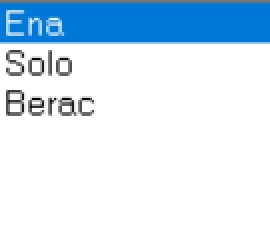
#> input picture vision/SICILJASTI_TAROKIST/testocr.png, 135 x 120 px (shown 2 times larger)
$ python ocr.py   (older library calls are emulated)
#> lines starting #> are read from the running program, lines starting #| are printed output that depends on the picture; after the words box and inside, x2 and y2 are one past the last pixel; in counts of white or black regions, pixels touching at a corner belong together
import pytesseract
import cv2
import numpy as np
import copy

def normalize(image):
    # Making sure, that there will be no division by 0
    image[image[:, :, :] == 0] = 1

    # Convert everything to float because we had an overflow issue and also if the type is int the division
    # we do later on is whole number division and so every result was 0
    image = np.array(image, np.float)

    # Store the individual color channels
    b = image[:, :, 0]
    g = image[:, :, 1]
    r = image[:, :, 2]

    # Add them together
    vsota = b + g + r

    # Normalize
    nb = np.divide(b, vsota)
    ng = np.divide(g, vsota)
    nr = np.divide(r, vsota)

    # Set up an empty matrix
    normalized = np.zeros((image.shape), np.float)

    # Store the values in the empty matrix
    normalized[:, :, 0] = np.multiply(nb, 255.0)
    normalized[:, :, 1] = np.multiply(ng, 255.0)
    normalized[:, :, 2] = np.multiply(nr, 255.0)

    # Return the matrix
    return np.array(normalized, np.uint8)


"""for i in range(h):
    for j in range(w):

        if (image[i][j] == np.array([120, 120, 120])).all():
            image[i][j] = np.array([255, 255, 255])

        #[215, 120, 0]
        if (image[i][j] == np.array([215, 120, 0])).all():
            image[i][j] = np.array([255, 255, 255])

        if (image[i][j] != np.array([255, 255, 255])).all():
            print(image[i][j])"""

#image = cv2.circle(image, (50, 21), 3, (0, 0, 0), 3)

def get_text(image):

    #add white line
    image[18:22,:] = np.array([255,255,255])

    #seperate the first one
    x = image[0:18,:]

    #remove the blue
    h,w,_ = x.shape
    for i in range(h):
        for j in range(w):
            if tuple(x[i][j]) == (215, 120, 0):
                x[i][j] = np.array([0,0,0])

    #convert to grayscale
    gray = cv2.cvtColor(x, cv2.COLOR_BGR2GRAY)


    #invert the colors white -> black and vice versa
    gray[gray == 0] = 1
    h,w = gray.shape
    for i in range(h):
        for j in range(w):
            if gray[i][j] == 1:
                gray[i][j] = 255
            else:
                gray[i][j] = 254 - gray[i][j]

    gray2 = cv2.cvtColor(image, cv2.COLOR_BGR2GRAY)
    gray2[0:18, :] = gray

    #cv2.imshow("Display", gray2)
    #cv2.waitKey()

    custom_config = r'--oem 3 --psm 6'
    g = pytesseract.image_to_string(gray2, config=custom_config)
    return g.split()


#(215, 120, 0)
"""for val in mnozica:
    pomozni = copy.deepcopy(x)

    for i in range(h):
        for j in range(w):
            if (pomozni[i][j] == np.array(val)).all():
                pomozni[i][j] = np.array([0, 0, 0])
    print(val)

    cv2.imshow("Display", pomozni)
    cv2.waitKey()


cv2.imshow("Display", x)
cv2.waitKey()
print(image.shape)
cv2.imshow("Display", image)
cv2.waitKey()
gray = cv2.cvtColor(image, cv2.COLOR_BGR2GRAY)
#135 x 120
#120 visoko
#135 siroko
gray[0:18,:] = gray1
#image = normalize(image)
cv2.imshow("Display", gray)
cv2.waitKey()

cv2.imshow("Display", gray)
cv2.waitKey()

custom_config = r'--oem 3 --psm 6'
g = pytesseract.image_to_string(gray, config=custom_config)
print(g.split())"""

image = cv2.imread("testocr.png")
#> image is the input picture: shape (120, 135, 3); mean B, G, R 242.7, 227.5, 208.2
h, w, _ = image.shape
#> h = 120; w = 135

a  = get_text(image)
#> in get_text, `image[18:22,:] = np.array([255,255,255])`:
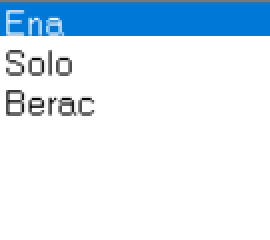
#> image: shape (120, 135, 3) (shown 2 times larger); 3.33% of pixels changed, all inside (x1, y1, x2, y2) = (0, 18, 135, 22)
#> in get_text, `gray2 = cv2.cvtColor(image, cv2.COLOR_BGR2GRAY)`:
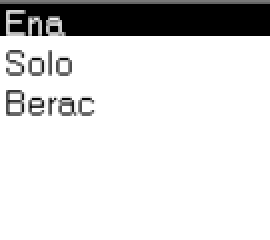
#> gray2: shape (120, 135) (shown 2 times larger); min 0, max 255, mean 216.5
#> in get_text, `gray2 = cv2.cvtColor(image, cv2.COLOR_BGR2GRAY)`:
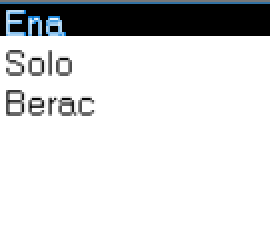
#> image: shape (120, 135, 3) (shown 2 times larger); 12.19% of pixels changed, all inside (x1, y1, x2, y2) = (0, 2, 135, 18)
#> in get_text, `gray2[0:18, :] = gray`:
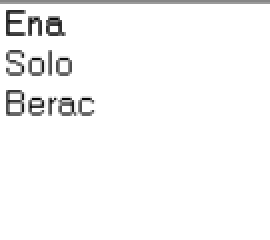
#> gray2: shape (120, 135) (shown 2 times larger); 15% of pixels changed, all inside (x1, y1, x2, y2) = (0, 0, 135, 18)
#> (the run stopped early here; a loop or call above may not have finished)

$ run again, with vision/SICILJASTI_TAROKIST/poglejmo.bmp saved as vision/SICILJASTI_TAROKIST/testocr.png
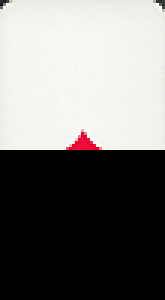
#> input picture vision/SICILJASTI_TAROKIST/poglejmo.bmp, 55 x 100 px (shown 3 times larger)
#> image is the input picture: shape (100, 55, 3); mean B, G, R 118, 120.4, 121.1
#> image: shape (100, 55, 3); 4% of pixels changed, all inside (x1, y1, x2, y2) = (0, 18, 55, 22)
#> in get_text, `gray2[0:18, :] = gray`:
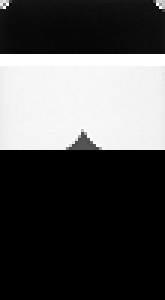
#> gray2: shape (100, 55) (shown 3 times larger); min 0, max 255, mean 80.3

$ run again, with vision/SICILJASTI_TAROKIST/tested.bmp saved as vision/SICILJASTI_TAROKIST/testocr.png
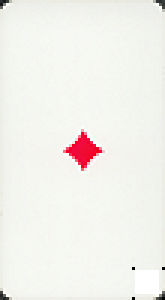
#> input picture vision/SICILJASTI_TAROKIST/tested.bmp, 55 x 100 px (shown 3 times larger)
#> image is the input picture: shape (100, 55, 3); mean B, G, R 236.1, 240.8, 242.5
#> image: shape (100, 55, 3); 4% of pixels changed, all inside (x1, y1, x2, y2) = (0, 18, 55, 22)
#> in get_text, `gray2[0:18, :] = gray`:
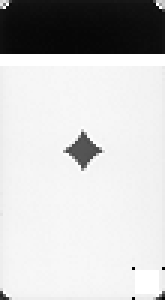
#> gray2: shape (100, 55) (shown 3 times larger); min 2, max 255, mean 200.8
